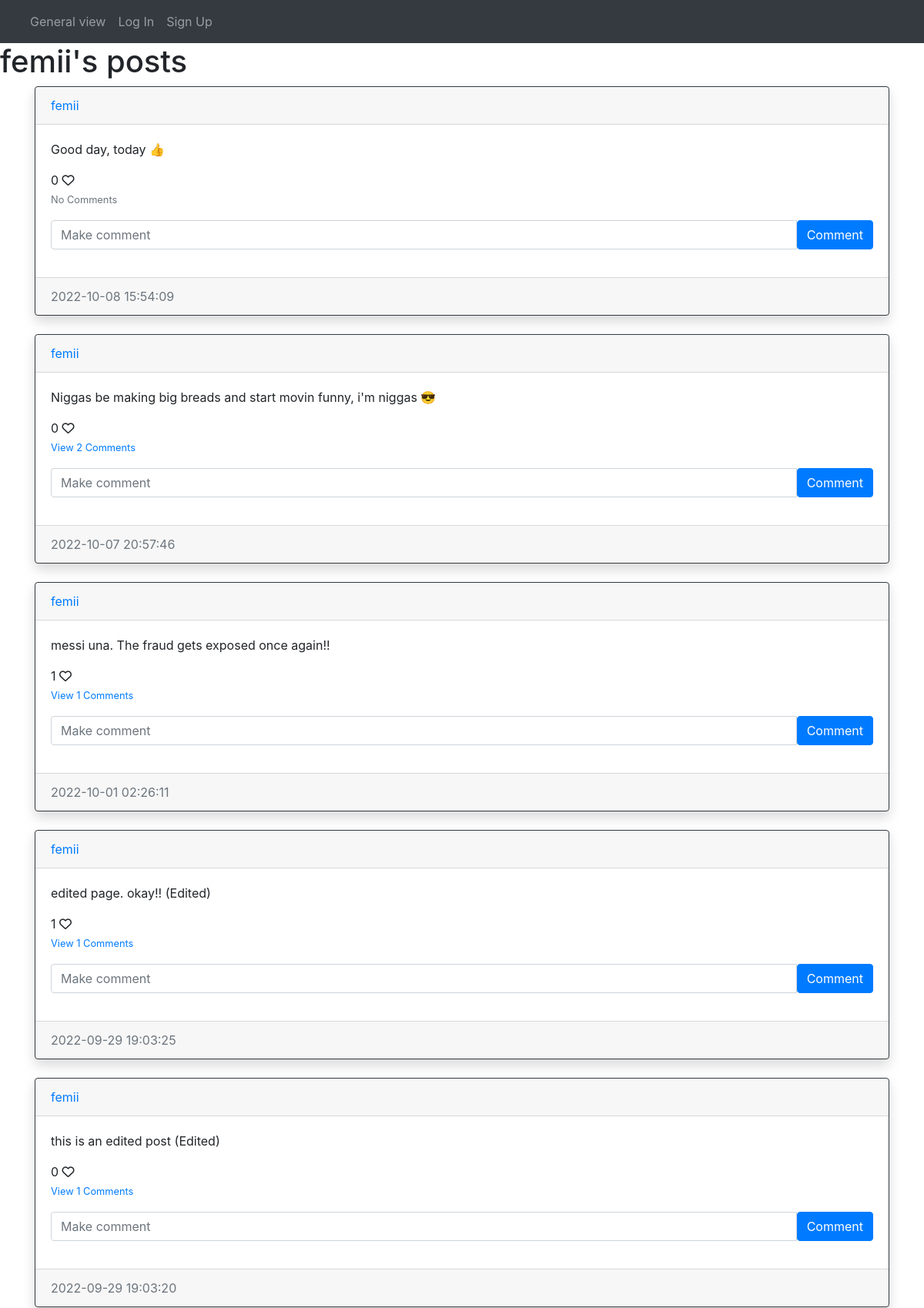
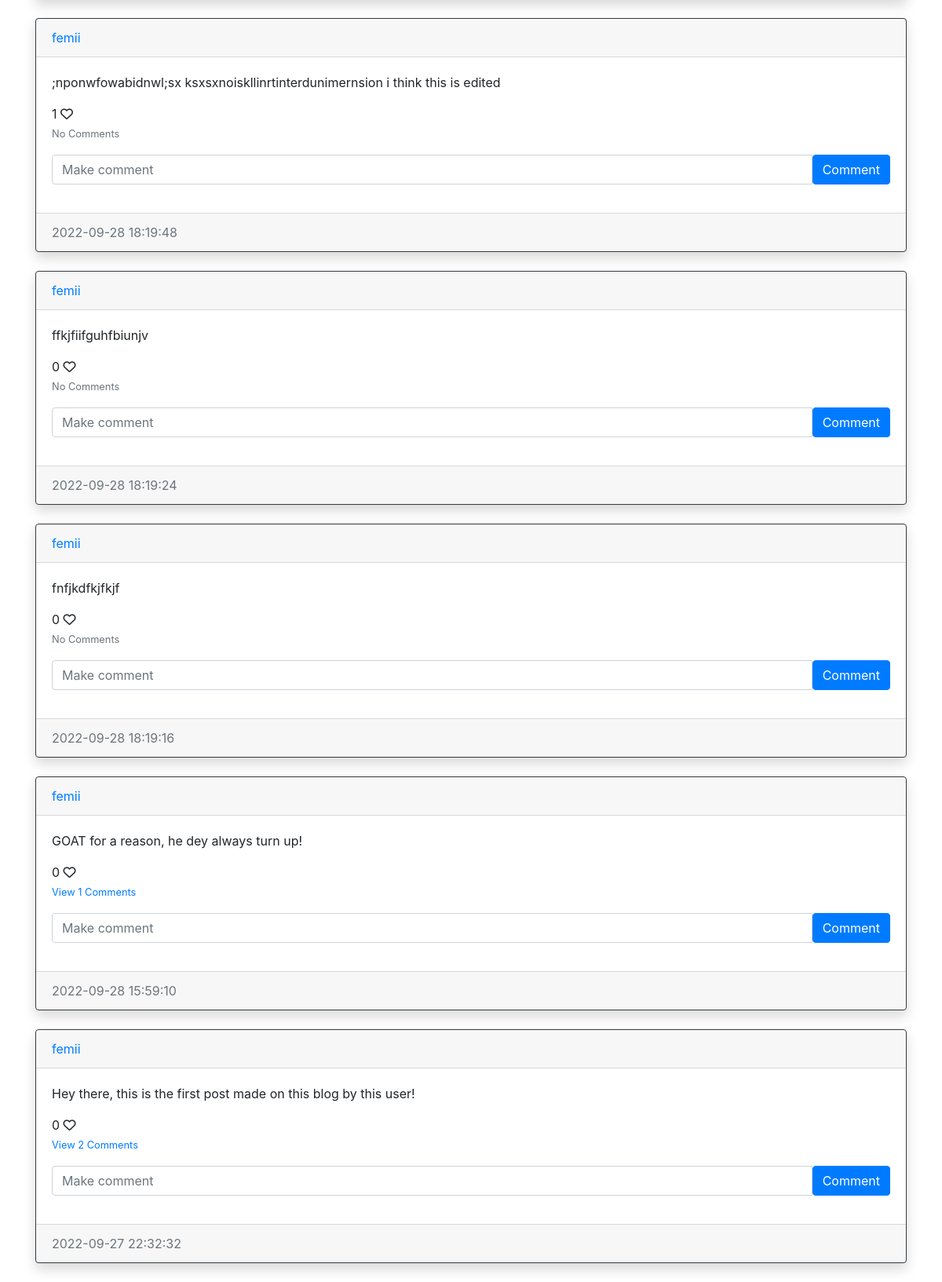
The page /posts/femii on the database its author committed (2 pictures, top to bottom).
### blog_site/models.py (models this page shows, shortened)
class User(db.Model, UserMixin):
    id = db.Column(db.Integer, primary_key=True)
    username = db.Column(db.String(150), nullable=False, unique=True)
    email = db.Column(db.String(100), nullable=False, unique=True)
    password = db.Column(db.String(100), nullable=False)
    date_created = db.Column(db.DateTime(timezone=True), default=func.now())
    posts = db.relationship('Post', backref='user', passive_deletes=True)
    comments = db.relationship('Comment', backref='user', passive_deletes=True)
    likes = db.relationship('Like', backref='user', passive_deletes=True)

class Post(db.Model, UserMixin):
    id = db.Column(db.Integer, primary_key=True)
    text = db.Column(db.Text, nullable=False)
    date_created = db.Column(db.DateTime(timezone=True), default=func.now())
    author = db.Column(db.Integer, db.ForeignKey('user.id', ondelete='CASCADE'), nullable=False)
    comments = db.relationship('Comment', backref='post', passive_deletes=True)
    likes = db.relationship('Like', backref='post', passive_deletes=True)

### blog_site/views.py (the view)
@views.route('/posts/<username>')
def posts(username):
    user = User.query.filter_by(username=username).first()
    if not user:
        error = 'User does not exist!'
        flash(message=error, category='error')
        return redirect(url_for('views.index'))
    posts = user.posts
    return render_template('posts.html', user=current_user, posts=posts, username=username)

### blog_site/templates/posts.html (shortened to what this page needs)
<!DOCTYPE html>
<html lang="en">
<head>
</head>
<body>
    {% extends 'base.html' %}
        {% block header %}
            {% if user.username==username %}
                <div class="ml-3"><h6>Your posts: {{username.title()}}</h6></div>
            {% else %}
                <h1>{{username}}'s posts</h1>
            {% endif %}
        {% endblock %}
        {% block content %}
            <div id="posts">
                {% for post in posts | sort(attribute='date_created', reverse=True) %}
                <div class="card border-dark shadow">
                    <div class="card-header d-flex justify-content-between align-items-center">
                        <a href="/posts/{{ post.user.username }}">{{ post.user.username }}</a>
                    </div>
                    <div class="card-body">
                            <div class="card-text d-flex justify-content-between align-items-left"><p>{{ post.text }}</p></div>
                        <span id="likes-count-{{post.id}}">{{ post.likes|length }}</span>
                            {% if user.id in post.likes|map(attribute="user_id")|list %}
                                <i class="fa-sharp fa-solid fa-heart" id="like-Button-{{post.id}}" onclick="like({{post.id}})"></i>
                            {% else %}
                                <i class="fa-regular fa-heart" id="like-Button-{{post.id}}" onclick="like({{post.id}})"></i>
                            {% endif %}
                        <br>
                        <p class="card-text">
                            {% if post.comments|length > 0 %}
                                <a data-toggle="collapse" href="#comments-{{post.id}}" role="button">
                                    <small>View {{ post.comments|length}} Comments</small>
                                </a>
                            {% else %}
                                <small class="text-muted">No Comments</small>
                            {% endif %}
                        </p>
                        <form class="input-group mb-3" method="post" action="/create_comment/{{post.id}}">
                            <input type="text" id="text" name="text" class="form-control" placeholder="Make comment">
                            <button type="submit" class="btn btn-primary">Comment</button>
                        </form>
                    </div>
                    <div class="card-footer text-muted">
                        {{ post.date_created}}
                    </div>
                </div>
                <br>
                {% endfor %}
            </div>
        {% endblock %}

### blog_site/templates/base.html (shortened to what this page needs)
<!DOCTYPE html>
<html lang="en">
<head>
    <link rel="stylesheet" href="https://cdn.jsdelivr.net/npm/bootstrap@4.1.3/dist/css/bootstrap.min.css">
</head>
<body>
    <nav class="navbar navbar-expand-lg navbar-dark bg-dark">
        <div class="container-fluid">
            <div class="collapse navbar-collapse" id="navbar">
                <div class="navbar-nav">
                    {% if user.is_authenticated  %}
                        <a class="nav-item nav-link" href="{{ url_for('views.index') }}">Home <i class="fa-solid fa-house-user"></i> </a>
                        <a class="nav-item nav-link" href="{{ url_for('views.create_post') }}">Create Post <i class="fa-solid fa-pen-to-square"></i></a>
                        <a class="nav-item nav-link" href="{{ url_for('auth.settings') }}">Settings <i class="fa-sharp fa-solid fa-gear"></i></a>
                        <a class="nav-item nav-link" href="{{ url_for('auth.logout') }}">Log Out <i class="fa-solid fa-arrow-right-from-bracket"></i></a>
                    {% else %}
                        <a class="nav-item nav-link" href="{{ url_for('views.general_index') }}">General view</a>
                        <a class="nav-item nav-link" href="{{ url_for('auth.login') }}">Log In</a>
                        <a class="nav-item nav-link" href="{{ url_for('auth.sign_up') }}">Sign Up</a>
                    {% endif %}
                </div>
            </div>
        </div>
    </nav>
    {% block header %}
    {% endblock %}
    <div class="container">
        {% block content %}
      {% endblock %}
    </div>
</body>
</html>

### rows shown on the page
User: username "femii"
Post: user.username "femii", text "Good day, today 👍", likes|length "0", shows "No Comments", date_created "2022-10-08 15:54:09"
Post: user.username "femii", text "Niggas be making big breads and start movin funny, i'm niggas 😎", likes|length "0", comments|length "2", date_created "2022-10-07 20:57:46"
Post: user.username "femii", text "messi una. The fraud gets exposed once again!!", likes|length "1", comments|length "1", date_created "2022-10-01 02:26:11"
Post: user.username "femii", text "edited page. okay!! (Edited)", likes|length "1", comments|length "1", date_created "2022-09-29 19:03:25"
Post: user.username "femii", text "this is an edited post (Edited)", likes|length "0", comments|length "1", date_created "2022-09-29 19:03:20"
Post: user.username "femii", text ";nponwfowabidnwl;sx ksxsxnoiskllinrtinterdunimernsion i think this is edited", likes|length "1", shows "No Comments", date_created "2022-09-28 18:19:48"
Post: user.username "femii", text "ffkjfiifguhfbiunjv", likes|length "0", shows "No Comments", date_created "2022-09-28 18:19:24"
Post: user.username "femii", text "fnfjkdfkjfkjf", likes|length "0", shows "No Comments", date_created "2022-09-28 18:19:16"
Post: user.username "femii", text "GOAT for a reason, he dey always turn up!", likes|length "0", comments|length "1", date_created "2022-09-28 15:59:10"
Post: user.username "femii", text "Hey there, this is the first post made on this blog by this user!", likes|length "0", comments|length "2", date_created "2022-09-27 22:32:32"
